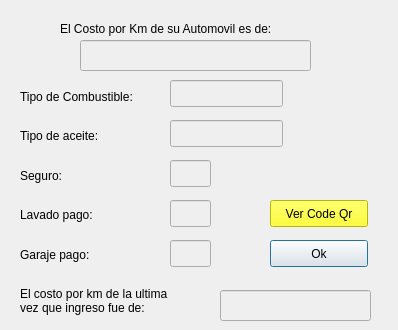
<?xml version="1.0" encoding="UTF-8"?>
<ui version="4.0">
 <class>Dialog</class>
 <widget class="QDialog" name="Dialog">
  <property name="geometry">
   <rect>
    <x>0</x>
    <y>0</y>
    <width>398</width>
    <height>330</height>
   </rect>
  </property>
  <property name="windowTitle">
   <string>Resultados</string>
  </property>
  <property name="windowIcon">
   <iconset>
    <normaloff>auto.png</normaloff>auto.png</iconset>
  </property>
  <widget class="QPushButton" name="pushButton">
   <property name="geometry">
    <rect>
     <x>270</x>
     <y>240</y>
     <width>98</width>
     <height>27</height>
    </rect>
   </property>
   <property name="text">
    <string>Ok</string>
   </property>
  </widget>
  <widget class="QLabel" name="label">
   <property name="geometry">
    <rect>
     <x>60</x>
     <y>20</y>
     <width>271</width>
     <height>17</height>
    </rect>
   </property>
   <property name="text">
    <string>El Costo por Km de su Automovil es de:</string>
   </property>
  </widget>
  <widget class="QLineEdit" name="varresultados">
   <property name="enabled">
    <bool>false</bool>
   </property>
   <property name="geometry">
    <rect>
     <x>80</x>
     <y>40</y>
     <width>231</width>
     <height>31</height>
    </rect>
   </property>
  </widget>
  <widget class="QLineEdit" name="vartipocomb">
   <property name="enabled">
    <bool>false</bool>
   </property>
   <property name="geometry">
    <rect>
     <x>170</x>
     <y>80</y>
     <width>113</width>
     <height>27</height>
    </rect>
   </property>
  </widget>
  <widget class="QLineEdit" name="vartipoaceite">
   <property name="enabled">
    <bool>false</bool>
   </property>
   <property name="geometry">
    <rect>
     <x>170</x>
     <y>120</y>
     <width>113</width>
     <height>27</height>
    </rect>
   </property>
  </widget>
  <widget class="QLineEdit" name="varseguro">
   <property name="enabled">
    <bool>false</bool>
   </property>
   <property name="geometry">
    <rect>
     <x>170</x>
     <y>160</y>
     <width>41</width>
     <height>27</height>
    </rect>
   </property>
  </widget>
  <widget class="QLineEdit" name="vargaraje">
   <property name="enabled">
    <bool>false</bool>
   </property>
   <property name="geometry">
    <rect>
     <x>170</x>
     <y>240</y>
     <width>41</width>
     <height>27</height>
    </rect>
   </property>
  </widget>
  <widget class="QLineEdit" name="varlavado">
   <property name="enabled">
    <bool>false</bool>
   </property>
   <property name="geometry">
    <rect>
     <x>170</x>
     <y>200</y>
     <width>41</width>
     <height>27</height>
    </rect>
   </property>
  </widget>
  <widget class="QWidget" name="layoutWidget">
   <property name="geometry">
    <rect>
     <x>20</x>
     <y>80</y>
     <width>143</width>
     <height>191</height>
    </rect>
   </property>
   <layout class="QVBoxLayout" name="verticalLayout">
    <item>
     <widget class="QLabel" name="label_2">
      <property name="text">
       <string>Tipo de Combustible:</string>
      </property>
     </widget>
    </item>
    <item>
     <widget class="QLabel" name="label_3">
      <property name="text">
       <string>Tipo de aceite:</string>
      </property>
     </widget>
    </item>
    <item>
     <widget class="QLabel" name="label_4">
      <property name="text">
       <string>Seguro:</string>
      </property>
     </widget>
    </item>
    <item>
     <widget class="QLabel" name="label_5">
      <property name="text">
       <string>Lavado pago:</string>
      </property>
     </widget>
    </item>
    <item>
     <widget class="QLabel" name="label_6">
      <property name="text">
       <string>Garaje pago:</string>
      </property>
     </widget>
    </item>
   </layout>
  </widget>
  <widget class="QPushButton" name="pushButton_2">
   <property name="geometry">
    <rect>
     <x>270</x>
     <y>200</y>
     <width>98</width>
     <height>27</height>
    </rect>
   </property>
   <property name="styleSheet">
    <string notr="true">background:rgb(255, 255, 0)</string>
   </property>
   <property name="text">
    <string>Ver Code Qr</string>
   </property>
  </widget>
  <widget class="QLabel" name="label_7">
   <property name="geometry">
    <rect>
     <x>20</x>
     <y>280</y>
     <width>191</width>
     <height>41</height>
    </rect>
   </property>
   <property name="text">
    <string>El costo por km de la ultima 
vez que ingreso fue de:</string>
   </property>
  </widget>
  <widget class="QLineEdit" name="varultima">
   <property name="enabled">
    <bool>false</bool>
   </property>
   <property name="geometry">
    <rect>
     <x>220</x>
     <y>290</y>
     <width>151</width>
     <height>31</height>
    </rect>
   </property>
  </widget>
 </widget>
 <resources/>
 <connections>
  <connection>
   <sender>pushButton</sender>
   <signal>clicked()</signal>
   <receiver>Dialog</receiver>
   <slot>accept()</slot>
   <hints>
    <hint type="sourcelabel">
     <x>283</x>
     <y>261</y>
    </hint>
    <hint type="destinationlabel">
     <x>231</x>
     <y>272</y>
    </hint>
   </hints>
  </connection>
  <connection>
   <sender>pushButton_2</sender>
   <signal>clicked()</signal>
   <receiver>Dialog</receiver>
   <slot>funcionqr()</slot>
   <hints>
    <hint type="sourcelabel">
     <x>351</x>
     <y>226</y>
    </hint>
    <hint type="destinationlabel">
     <x>343</x>
     <y>199</y>
    </hint>
   </hints>
  </connection>
 </connections>
 <slots>
  <slot>ok()</slot>
  <slot>funcionqr()</slot>
 </slots>
</ui>
